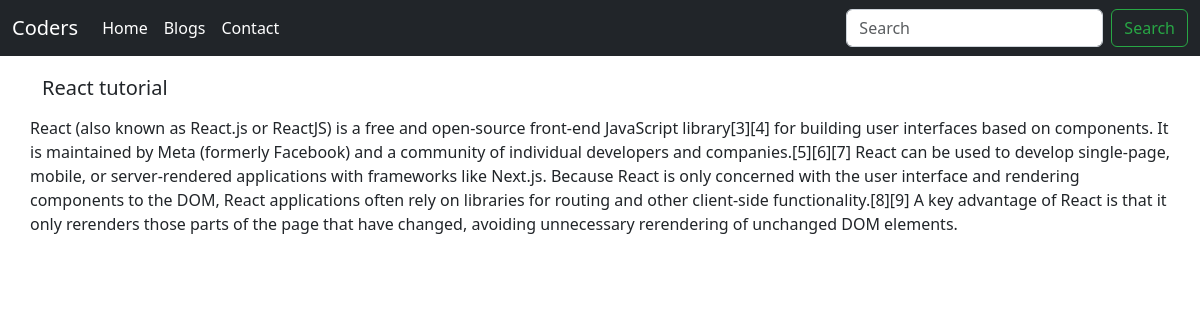
The page /blogpost/react/ on the database its author committed.
### blog/models.py (models this page shows, shortened)
class Blog(models.Model):
    sno=models.AutoField(primary_key=True)
    title=models.CharField(max_length=20)
    content=models.TextField()
    slug=models.CharField(max_length=200)
    date=models.DateTimeField(auto_now_add=True)

### blog/views.py (the view)
# urls.py: path('blogpost/', views.blogpost, name='blogpost'),  # Updated URL pattern
def blogpost(request, slug=None):
    if slug:
        blog=Blog.objects.filter(slug=slug).first()
        context={'blog':blog}
        return render(request,'blogpost.html',context)
    else:
        return render(request,'blogpost.html')

### templates/blogpost.html
{%extends 'base.html'%} {%block body%}
<div class="container">
  <h5 class="my-3">{{blog.title}}</h5>
  <div class="row">{{blog.content}}</div>
</div>
{%endblock body%}

### templates/base.html (style rules this page uses)
body { padding-top: 60px; }

### rows shown on the page
Blog: title "React tutorial", content "React (also known as React.js or ReactJS) is a free and open-source front-end JavaScript library[3][4] for building user interfaces based on components. It is maintained by Meta (formerly Facebook) and a community of individual developers and companies.[5][6][7] React can be used to develop single-page, mobile, or server-rendered applications with frameworks like Next.js. Because React is only concerned with the user interface and rendering components to the DOM, React applications often rely on libraries for routing and other client-side functionality.[8][9] A key advantage of React is that it only rerenders those parts of the page that have changed, avoiding unnecessary rerendering of…"
